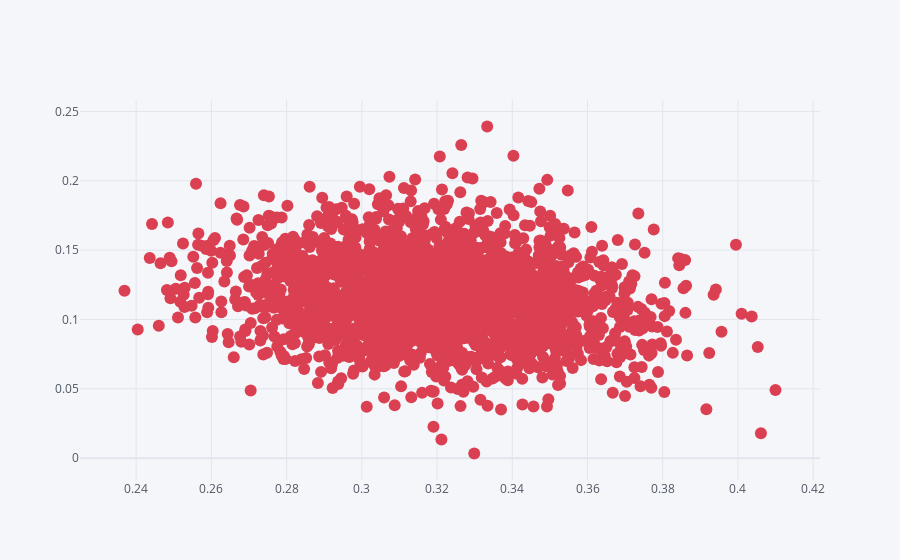

Notebook cell for this chart:
### Markdown cell above
These results can then be **visualized**.

### Code cell
mvp.iplot(x='volatility', y='return', kind='scatter', mode='markers', color='red')

### Figure 1 — Plotly figure (JSON) as saved in the notebook; plotly's stock layout.template omitted (floating-point values rounded to 4 significant figures; data arrays with more than 128 entries replaced by an {"elided": "..."} marker saying what was removed)
{"data": [{"line": {"color": "rgba(219, 64, 82, 1.0)", "dash": "solid", "shape": "linear", "width": 1.3}, "marker": {"size": 12, "symbol": "circle"}, "mode": "markers", "name": "return", "text": "", "type": "scatter", "x": {"elided": "2500 float values"}, "y": {"elided": "2500 float values"}}], "layout": {"legend": {"bgcolor": "#F5F6F9", "font": {"color": "#4D5663"}}, "paper_bgcolor": "#F5F6F9", "plot_bgcolor": "#F5F6F9", "title": {"font": {"color": "#4D5663"}}, "xaxis": {"gridcolor": "#E1E5ED", "showgrid": true, "tickfont": {"color": "#4D5663"}, "title": {"font": {"color": "#4D5663"}, "text": ""}, "zerolinecolor": "#E1E5ED"}, "yaxis": {"gridcolor": "#E1E5ED", "showgrid": true, "tickfont": {"color": "#4D5663"}, "title": {"font": {"color": "#4D5663"}, "text": ""}, "zerolinecolor": "#E1E5ED"}}}
